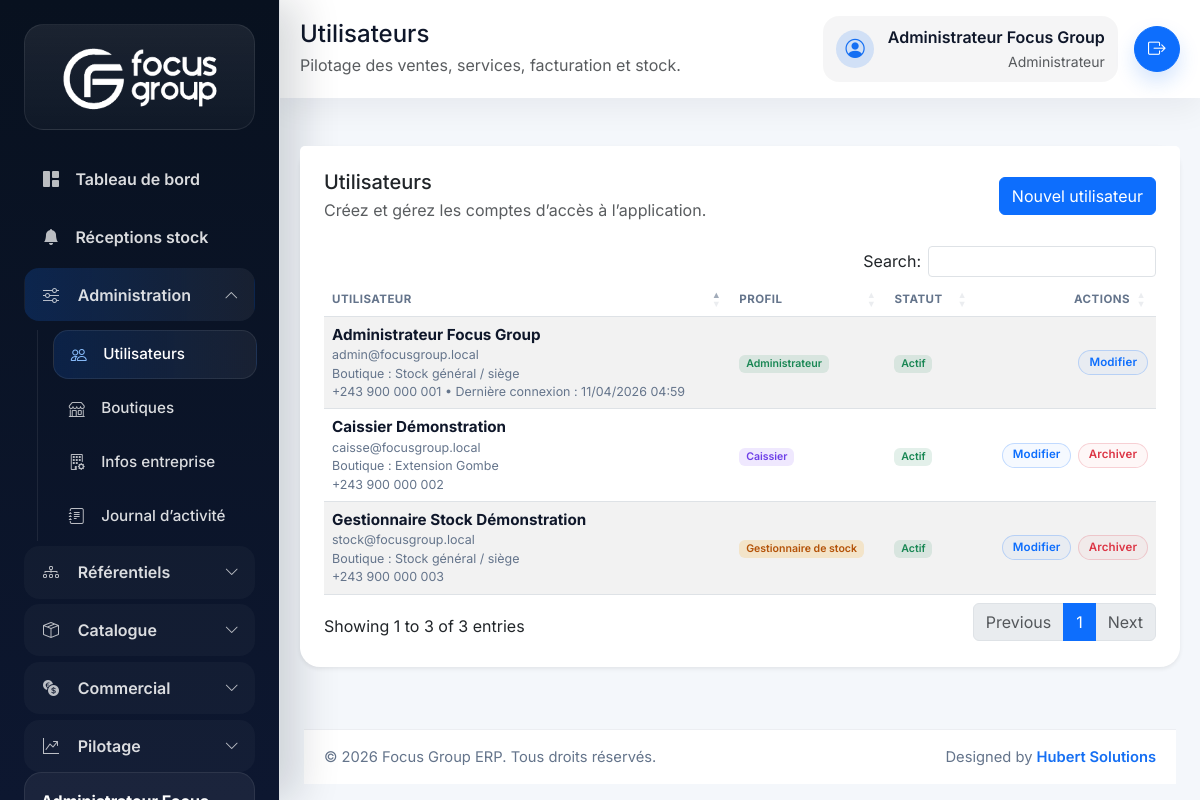
Screenshot of /index.php/users (signed in) with the database file from the repository.
### tables this page shows
CREATE TABLE users (
    id BIGINT UNSIGNED AUTO_INCREMENT PRIMARY KEY,
    role_id BIGINT UNSIGNED NOT NULL,
    shop_id BIGINT UNSIGNED NULL,
    full_name VARCHAR(150) NOT NULL,
    email VARCHAR(150) NOT NULL UNIQUE,
    phone VARCHAR(30) NULL,
    password VARCHAR(255) NOT NULL,
    avatar VARCHAR(255) NULL,
    is_active TINYINT(1) NOT NULL DEFAULT 1,
    last_login_at DATETIME NULL,
    deleted_at DATETIME NULL,
    created_at DATETIME NOT NULL DEFAULT CURRENT_TIMESTAMP,
    updated_at DATETIME NOT NULL DEFAULT CURRENT_TIMESTAMP ON UPDATE CURRENT_TIMESTAMP,
    CONSTRAINT fk_users_role FOREIGN KEY (role_id) REFERENCES roles(id),
    CONSTRAINT fk_users_shop FOREIGN KEY (shop_id) REFERENCES shops(id)
);

CREATE TABLE roles (
    id BIGINT UNSIGNED AUTO_INCREMENT PRIMARY KEY,
    code VARCHAR(50) NOT NULL UNIQUE,
    name VARCHAR(100) NOT NULL,
    description VARCHAR(255) NULL,
    created_at DATETIME NOT NULL DEFAULT CURRENT_TIMESTAMP
);

CREATE TABLE shops (
    id BIGINT UNSIGNED AUTO_INCREMENT PRIMARY KEY,
    code VARCHAR(30) NOT NULL UNIQUE,
    name VARCHAR(150) NOT NULL,
    manager_name VARCHAR(150) NULL,
    phone VARCHAR(50) NULL,
    address TEXT NULL,
    city VARCHAR(100) NULL,
    is_active TINYINT(1) NOT NULL DEFAULT 1,
    deleted_at DATETIME NULL,
    created_at DATETIME NOT NULL DEFAULT CURRENT_TIMESTAMP,
    updated_at DATETIME NOT NULL DEFAULT CURRENT_TIMESTAMP ON UPDATE CURRENT_TIMESTAMP
);

### app/Core/Controller.php (called while the page is built, shortened)
<?php
class Controller
{
    public function render(string $view, array $data = [], string $layout = 'app'): void
    {
        extract($data, EXTR_SKIP);
        $viewFile = view_path($view);
        $layoutFile = view_path('layouts.' . $layout);
        require $viewFile;
        require $layoutFile;
    }
}

### app/Controllers/UserController.php (called while the page is built, shortened)
<?php
final class UserController extends Controller
{
    public function index(): void
    {
        $this->render('users.index', [
            'pageTitle' => 'Utilisateurs',
            'users' => (new User())->all(),
        ]);
    }
}

### app/Core/Router.php (called while the page is built, shortened)
<?php
final class Router
{
    private array $routes = [];
    private function addRoute(string $method, string $uri, array $action, array $middleware = []): void
    {
        $this->routes[$method][$this->normalizePath($uri)] = [
            'action' => $action,
            'middleware' => $middleware,
        ];
    }
    public function dispatch(string $method, string $uri): void
    {
        $path = $this->normalizeRequestUri($uri);
        $route = $this->routes[$method][$path] ?? null;
        try {
            [$controllerClass, $controllerMethod] = $route['action'];
            $controller = new $controllerClass();
            $controller->{$controllerMethod}();
        } catch (Throwable $throwable) {
            http_response_code(500);
            $this->renderError(500, 'Erreur interne', $throwable->getMessage());
        }
    }
    private function normalizeRequestUri(string $uri): string
    {
        $path = parse_url($uri, PHP_URL_PATH) ?: '/';
        if ($path === '/index.php') {
            $path = '/';
        } elseif (str_starts_with($path, '/index.php/')) {
            $path = substr($path, strlen('/index.php')) ?: '/';
        }
        return $this->normalizePath($path);
    }
    private function normalizePath(string $path): string
    {
        $path = '/' . trim($path, '/');
        return $path === '//' ? '/' : (rtrim($path, '/') ?: '/');
    }
}

### index.php (called while the page is built, shortened)
<?php
$appConfig = require __DIR__ . '/config/app.php';
require __DIR__ . '/app/Helpers/functions.php';
$router = new Router();
$router->dispatch($_SERVER['REQUEST_METHOD'] ?? 'GET', $_SERVER['REQUEST_URI'] ?? '/');

### app/Helpers/functions.php (called while the page is built, shortened)
<?php
if (!function_exists('config')) {
    function config(?string $key = null, mixed $default = null): mixed
    {
        $config = $GLOBALS['config'] ?? [];
        $segments = explode('.', $key);
        $value = $config;
        foreach ($segments as $segment) {
            $value = $value[$segment];
        }
        return $value;
    }
}
if (!function_exists('url')) {
    function url(string $path = ''): string
    {
        $baseUrl = rtrim((string) config('app.base_url', ''), '/');
        $path = '/' . ltrim($path, '/');
        $routePrefix = rtrim((string) config('app.route_prefix', ''), '/');
        if (str_starts_with($path, '/public/')) {
            return ($baseUrl === '' ? '' : $baseUrl) . $path;
        }
        $prefix = $routePrefix === '' ? '' : $routePrefix;
        return ($baseUrl === '' ? '' : $baseUrl) . $prefix . $path;
    }
}
if (!function_exists('e')) {
    function e(?string $value): string
    {
        return htmlspecialchars((string) $value, ENT_QUOTES, 'UTF-8');
    }
}
if (!function_exists('status_badge_class')) {
    function status_badge_class(?string $status): string
    {
        return match (strtolower(trim((string) $status))) {
            'draft' => 'badge-status badge-status-draft',
            'pending' => 'badge-status badge-status-warning',
            'validated', 'approved', 'received', 'paid', 'active' => 'badge-status badge-status-success',
            'partial_paid', 'sent', 'ordered' => 'badge-status badge-status-warning',
            'unpaid' => 'badge-status badge-status-danger',
            'cancelled', 'inactive' => 'badge-status badge-status-danger',
            'converted' => 'badge-status badge-status-primary',
            default => 'badge-status badge-status-default',
        };
    }
}
if (!function_exists('module_badge_class')) {
    function module_badge_class(?string $module): string
    {
        return match (strtolower(trim((string) $module))) {
            'clients' => 'badge-module badge-module-clients',
            'utilisateurs' => 'badge-module badge-module-auth',
            'fournisseurs' => 'badge-module badge-module-suppliers',
            'produits' => 'badge-module badge-module-products',
            'services' => 'badge-module badge-module-services',
            'factures' => 'badge-module badge-module-invoices',
            'devis' => 'badge-module badge-module-quotes',
            'paiements' => 'badge-module badge-module-payments',
            'depenses' => 'badge-module badge-module-expenses',
            'approvisionnements' => 'badge-module badge-module-procurements',
            'stock' => 'badge-module badge-module-stock',
            'boutiques' => 'badge-module badge-module-stock',
            'categories' => 'badge-module badge-module-categories',
            'unites' => 'badge-module badge-module-units',
            'authentification' => 'badge-module badge-module-auth',
            'parametres_entreprise' => 'badge-module badge-module-settings',
            default => 'badge-module badge-module-default',
        };
    }
}
if (!function_exists('user_has_role')) {
    function user_has_role(array|string $roles): bool
    {
        return Auth::hasRole($roles);
    }
}
if (!function_exists('user_can_access_caisse')) {
    function user_can_access_caisse(): bool
    {
        return user_has_role(['administrateur', 'caisse', 'caissier']);
    }
}
if (!function_exists('user_can_access_stock_management')) {
    function user_can_access_stock_management(): bool
    {
        return user_has_role(['administrateur', 'gestionnaire_stock', 'caissier']);
    }
}
if (!function_exists('app_scope_description')) {
    function app_scope_description(): string
    {
        return 'Pilotage des ventes, services, facturation et stock.';
    }
}

### app/Models/User.php (called while the page is built, shortened)
<?php
final class User extends Model
{
    public function all(): array
    {
         $sql = 'SELECT u.id, u.role_id, u.shop_id, u.full_name, u.email, u.phone, u.is_active, u.last_login_at, u.created_at,
                  r.name AS role_name, r.code AS role_code, s.name AS shop_name, s.code AS shop_code
                FROM users u
                INNER JOIN roles r ON r.id = u.role_id
              LEFT JOIN shops s ON s.id = u.shop_id
                WHERE u.deleted_at IS NULL
                ORDER BY u.id DESC';
        return $this->db->query($sql)->fetchAll();
    }
}

### app/Core/Session.php (called while the page is built, shortened)
<?php
final class Session
{
    public static function get(string $key, mixed $default = null): mixed
    {
        $segments = explode('.', $key);
        $value = $_SESSION;
        foreach ($segments as $segment) {
            $value = $value[$segment];
        }
        return $value;
    }
}

### app/Core/Auth.php (called while the page is built, shortened)
<?php
final class Auth
{
    public static function user(): ?array
    {
        $user = Session::get('auth.user');
        return is_array($user) ? $user : null;
    }
    public static function id(): ?int
    {
        $userId = self::user()['id'] ?? null;
        return (int) $userId;
    }
    public static function hasRole(array|string $roles): bool
    {
        $roles = (array) $roles;
        $currentRole = self::user()['role_code'] ?? null;
        return $currentRole !== null && in_array($currentRole, $roles, true);
    }
}

### app/Views/users/index.php (the view, shortened to what this page needs)
<div class="card border-0 shadow-sm">
    <div class="card-header bg-white border-0 pt-4 px-4 d-flex justify-content-between align-items-center">
        <div>
            <h3 class="h5 mb-1">Utilisateurs</h3>
            <p class="text-muted mb-0">Créez et gérez les comptes d’accès à l’application.</p>
        </div>
        <a href="<?= e(url('/users/create')); ?>" class="btn btn-primary">Nouvel utilisateur</a>
    </div>
    <div class="card-body px-4 pb-4">
        <div class="table-responsive">
            <table class="table table-striped align-middle js-datatable">
                <thead>
                    <tr>
                        <th>Utilisateur</th>
                        <th>Profil</th>
                        <th>Statut</th>
                        <th class="text-end">Actions</th>
                    </tr>
                </thead>
                <tbody>
                    <?php foreach ($users as $user): ?>
                        <tr>
                            <td>
                                <div class="table-cell-stack">
                                    <div class="table-cell-main"><?= e($user['full_name']); ?></div>
                                    <div class="table-cell-meta"><?= e($user['email']); ?></div>
                                    <div class="table-cell-meta">Boutique : <?= e($user['shop_name'] ?: 'Stock général / siège'); ?></div>
                                    <div class="table-cell-meta"><?= e($user['phone'] ?: 'Sans téléphone'); ?><?= $user['last_login_at'] ? ' • Dernière connexion : ' . e(date('d/m/Y H:i', strtotime((string) $user['last_login_at']))) : ''; ?></div>
                                </div>
                            </td>
                            <td><span class="badge <?= e(module_badge_class(in_array($user['role_code'], ['caisse', 'caissier'], true) ? 'paiements' : ($user['role_code'] === 'gestionnaire_stock' ? 'stock' : 'authentification'))); ?>"><?= e($user['role_name']); ?></span></td>
                            <td><span class="badge <?= e(status_badge_class((int) $user['is_active'] === 1 ? 'active' : 'inactive')); ?>"><?= (int) $user['is_active'] === 1 ? 'Actif' : 'Inactif'; ?></span></td>
                            <td class="text-end">
                                <div class="table-actions">
                                    <a href="<?= e(url('/users/edit?id=' . $user['id'])); ?>" class="btn btn-sm btn-outline-primary table-action-btn">Modifier</a>
                                    <?php if ((int) (\App\Core\Auth::id() ?? 0) !== (int) $user['id']): ?>
                                        <form method="post" action="<?= e(url('/users/delete')); ?>" onsubmit="return confirm('Archiver cet utilisateur ?');">
                                            <button type="submit" class="btn btn-sm btn-outline-danger table-action-btn">Archiver</button>
                                        </form>
                                    <?php endif; ?>
                                </div>
                            </td>
                        </tr>
                    <?php endforeach; ?>
                </tbody>
            </table>
        </div>
    </div>
</div>

### app/Views/partials/navbar.php (shortened to what this page needs)
<?php $currentUser = \App\Core\Auth::user(); ?>
<header class="topbar d-flex align-items-center justify-content-between mb-4">
    <div class="topbar-heading min-w-0">
        <h2 class="h4 mb-1 topbar-title"><?= e($pageTitle ?? 'Tableau de bord'); ?></h2>
        <p class="text-muted mb-0 topbar-subtitle"><?= e(app_scope_description()); ?></p>
    </div>
    <div class="d-flex align-items-center gap-3 flex-wrap justify-content-end topbar-actions">
        <div class="topbar-user text-start text-md-end d-none d-md-flex">
            <span class="topbar-user-icon"><i class="bi bi-person-circle"></i></span>
            <div>
                <div class="fw-semibold"><?= e($currentUser['full_name'] ?? ''); ?></div>
                <small class="text-muted"><?= e($currentUser['role_name'] ?? ''); ?></small>
            </div>
        </div>
        <a href="<?= e(url('/logout')); ?>" class="btn btn-primary topbar-logout" title="Déconnexion" aria-label="Déconnexion">
            <i class="bi bi-box-arrow-right"></i>
        </a>
    </div>
</header>

### public/assets/css/app.css (style rules this page uses)
:root { --fg-primary: #156ff3; --fg-primary-dark: #0c56c9; --fg-primary-soft: rgba(21, 111, 243, 0.16); --fg-dark: #0f172a; --fg-muted: #64748b; --fg-soft: #f8fafc; --fg-sidebar: #08111f; --fg-sidebar-soft: #0f1d36; }
body { font-family: 'Inter', sans-serif; background: #f4f7fb; color: var(--fg-dark); }
.topbar { background: #fff; border-radius: 0; padding: 1rem 1.25rem; box-shadow: 0 10px 30px rgba(15, 23, 42, 0.06); }
.topbar-heading { min-width: 0; }
.topbar-title { line-height: 1.2; }
.topbar-subtitle { max-width: 50rem; }
.topbar-actions { flex-shrink: 0; }
.topbar-user { display: inline-flex; align-items: center; gap: 0.85rem; padding: 0.55rem 0.8rem; border-radius: 1rem; background: rgba(15, 23, 42, 0.04); }
.topbar-user-icon { display: inline-flex; align-items: center; justify-content: center; width: 2.4rem; height: 2.4rem; border-radius: 50%; background: var(--fg-primary-soft); color: var(--fg-primary); font-size: 1.2rem; }
.topbar-logout { width: 2.9rem; height: 2.9rem; padding: 0; display: inline-flex; align-items: center; justify-content: center; border-radius: 50%; box-shadow: 0 10px 20px rgba(21, 111, 243, 0.18); font-size: 1.1rem; }
.card { border-radius: 1.25rem; }
.table thead th { color: var(--fg-muted); font-size: 0.72rem; text-transform: uppercase; letter-spacing: 0.04em; }
.table tbody td { vertical-align: middle; font-size: 0.88rem; line-height: 1.35; }
.table-cell-stack { display: flex; flex-direction: column; gap: 0.15rem; }
.table-cell-main { font-size: 0.95rem; font-weight: 700; color: var(--fg-dark); line-height: 1.3; }
.table-cell-meta { font-size: 0.78rem; color: var(--fg-muted); line-height: 1.3; }
.badge-status { font-weight: 600; }
.badge-status-success { background: rgba(25, 135, 84, 0.12); color: #198754; }
.badge-category, .badge-payment, .badge-module, .badge-unit { font-weight: 600; }
.badge-category-service, .badge-module-services, .badge-module-payments, .badge-payment-card { background: rgba(139, 92, 246, 0.14); color: #6d3ee8; }
.badge-payment-cash, .badge-module-factures, .badge-module-clients, .badge-module-auth { background: rgba(25, 135, 84, 0.12); color: #198754; }
.badge-module-expenses, .badge-module-stock { background: rgba(245, 158, 11, 0.18); color: #b45309; }
.table-actions { display: inline-flex; align-items: center; justify-content: flex-end; flex-wrap: wrap; gap: 0.4rem; }
.table-action-btn { padding: 0.28rem 0.62rem; border-radius: 999px; font-size: 0.72rem; font-weight: 600; line-height: 1.2; letter-spacing: 0.01em; box-shadow: none !important; }
.table-action-btn.btn-outline-primary { color: #0d6efd; border-color: rgba(13, 110, 253, 0.22); background: rgba(13, 110, 253, 0.04); }
.table-action-btn.btn-outline-danger { color: #dc3545; border-color: rgba(220, 53, 69, 0.2); background: rgba(220, 53, 69, 0.04); }

### rows the page displays
users: full_name "Administrateur Focus Group", email "admin@focusgroup.local", shop_name "Stock général / siège", phone "+243 900 000 001", last_login_at "11/04/2026 04:59", role.name "Administrateur", is_active "Actif"
roles: name "Administrateur"
users: full_name "Gestionnaire Stock Démonstration", email "stock@focusgroup.local", shop_name "Stock général / siège", phone "+243 900 000 003", role.name "Gestionnaire de stock", is_active "Actif"
users: full_name "Caissier Démonstration", email "caisse@focusgroup.local", shop.name "Extension Gombe", phone "+243 900 000 002", role.name "Caissier", is_active "Actif"

### other values shown
$pageTitle "Utilisateurs"
app_scope_description() "Pilotage des ventes, services, facturation et stock."
config('app.name') "Focus Group ERP"
